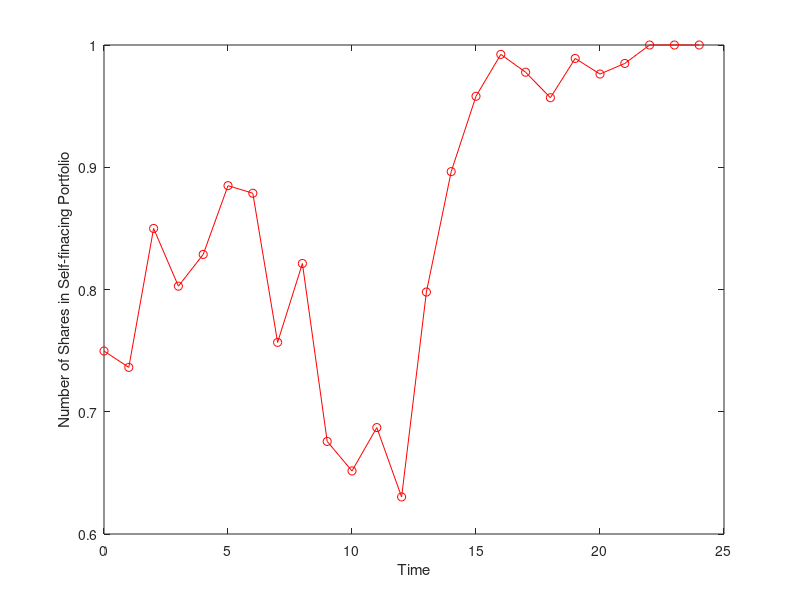
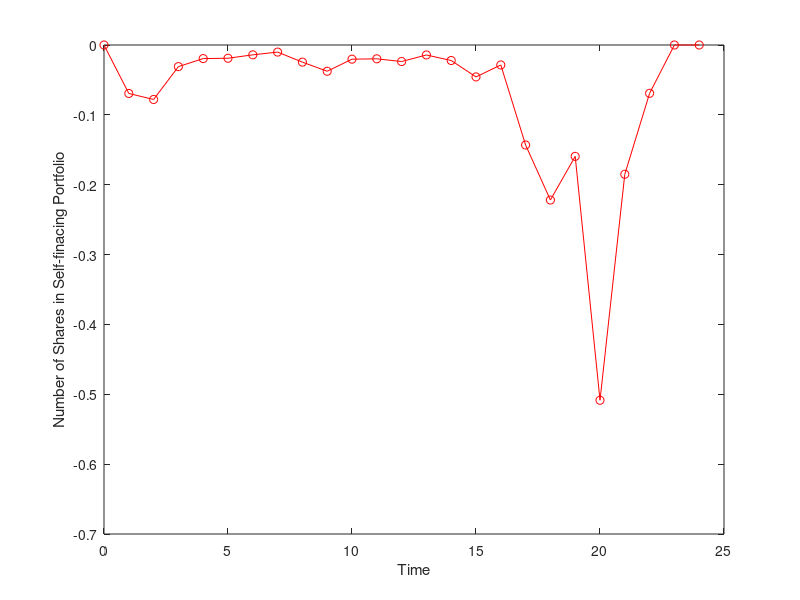
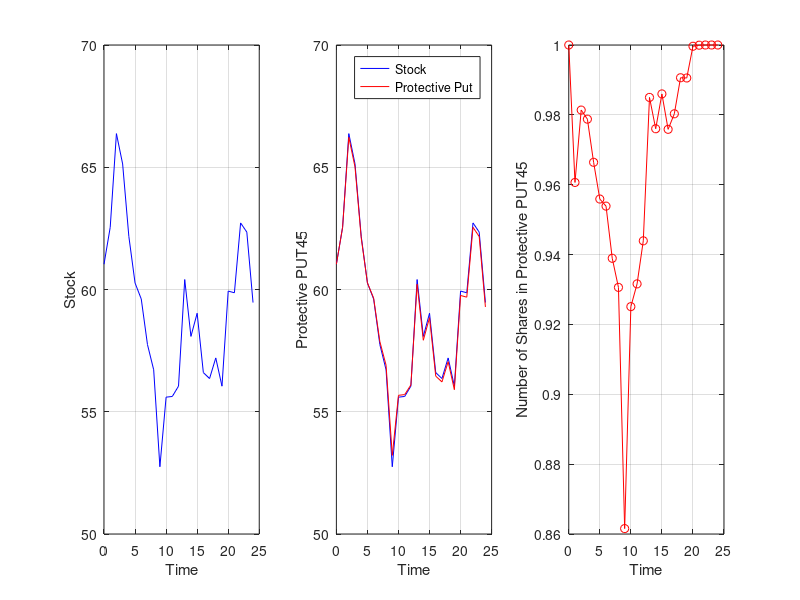
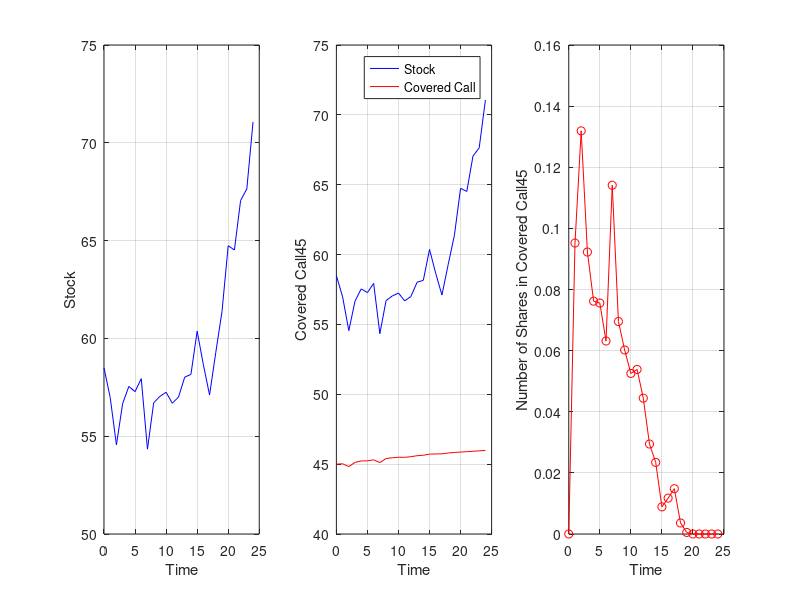

These figures' MATLAB source, in order:
%% Replicating portflio - Call

clear all; close all; clc; clf; %rng(16); 

figure(1)

S=50; K=45; T=0.5; r=0.03; v=0.30;

n=24; % Weekly rebalance
dt=T/n;
tau=T-0*dt; % Time to maturity

% Initialization
d1=zeros(1,n+1);
d2=zeros(1,n+1);
N_Stock=zeros(1,n+1);
N_Bond=zeros(1,n+1);
STOCK=zeros(1,n+1);
BOND=zeros(1,n+1); 
TOTAL=STOCK+BOND;
STOCK_at_END=zeros(1,n+1);
BOND_at_END=zeros(1,n+1); 
TOTAL_at_END=STOCK_at_END+BOND_at_END;

% Week 0 
d1(1)=(log(S/K)+(r+0.5*v^2)*tau)/(v*sqrt(tau));
d2(1)=d1(1)-v*sqrt(tau);
N_Stock(1)=normcdf(d1(1),0,1);
N_Bond(1)=-K*exp(-r*tau)*normcdf(d2(1),0,1);
STOCK(1)=N_Stock(1)*S;
BOND(1)=N_Bond(1)*1; 
TOTAL(1)=STOCK(1)+BOND(1);

for i=1:n
    tau=T-i*dt; % Time to maturity
    S=S*exp((r-0.5*v^2)*dt+v*sqrt(dt)*randn(1,1));
    STOCK_at_END(i)=N_Stock(i)*S;
    BOND_at_END(i)=N_Bond(i)*exp(r*dt); 
    TOTAL_at_END(i)=STOCK_at_END(i)+BOND_at_END(i);
    TOTAL(i+1)=TOTAL_at_END(i);
    d1(i+1)=(log(S/K)+(r+0.5*v^2)*tau)/(v*sqrt(tau));
    d2(i+1)=d1(i+1)-v*sqrt(tau);
    N_Stock(i+1)=normcdf(d1(i+1));
    STOCK(i+1)=N_Stock(i+1)*S;
    N_Bond(i+1)=TOTAL(i+1)-STOCK(i+1);
    BOND(i+1)=N_Bond(i+1); 
end

S=S*exp((r-0.5*v^2)*dt+v*sqrt(dt)*randn(1,1));
STOCK_at_END(n+1)=N_Stock(n+1)*S;
BOND_at_END(n+1)=N_Bond(n+1)*exp(r*dt); 
TOTAL_at_END(n+1)=STOCK_at_END(n+1)+BOND_at_END(n+1);

% Number of stocks in replicating portflio
plot((0:n),N_Stock,'o-r')
xlabel('Time')
ylabel('Number of Shares in Self-finacing Portfolio')

DATA = [(0:n)' TOTAL' STOCK' BOND' TOTAL_at_END' STOCK_at_END' BOND_at_END']'; 
t = 'WEEK    TOTAL    STOCK      BOND    T_at_END S_at_END  B_at_END\n';
fprintf(t)
fprintf('%3d   %7.2f   %6.2f   %7.2f     %7.2f   %6.2f   %7.2f  \n',DATA)

%% Replicating portflio - Put

figure(2)

% Initialization
d1=zeros(1,n+1);
d2=zeros(1,n+1);
N_Stock=zeros(1,n+1);
N_Bond=zeros(1,n+1);
STOCK=zeros(1,n+1);
BOND=zeros(1,n+1); 
TOTAL=STOCK+BOND;
STOCK_at_END=zeros(1,n+1);
BOND_at_END=zeros(1,n+1); 
TOTAL_at_END=STOCK_at_END+BOND_at_END;

% Week 0 
d1(1)=(log(S/K)+(r+0.5*v^2)*tau)/(v*sqrt(tau));
d2(1)=d1(1)-v*sqrt(tau);
N_Stock(1)=-normcdf(-d1(1));  % This line is modified
N_Bond(1)=K*exp(-r*tau)*normcdf(-d2(1));  % This line is modified
STOCK(1)=N_Stock(1)*S;
BOND(1)=N_Bond(1)*1; 
TOTAL(1)=STOCK(1)+BOND(1);

for i=1:n
    tau=T-i*dt; % Time to maturity
    S=S*exp((r-0.5*v^2)*dt+v*sqrt(dt)*randn(1,1));
    STOCK_at_END(i)=N_Stock(i)*S;
    BOND_at_END(i)=N_Bond(i)*exp(r*dt); 
    TOTAL_at_END(i)=STOCK_at_END(i)+BOND_at_END(i);
    TOTAL(i+1)=TOTAL_at_END(i);
    d1(i+1)=(log(S/K)+(r+0.5*v^2)*tau)/(v*sqrt(tau));
    d2(i+1)=d1(i+1)-v*sqrt(tau);
    N_Stock(i+1)=-normcdf(-d1(i+1));  % This line is modified
    STOCK(i+1)=N_Stock(i+1)*S;
    N_Bond(i+1)=TOTAL(i+1)-STOCK(i+1);
    BOND(i+1)=N_Bond(i+1); 
end

S=S*exp((r-0.5*v^2)*dt+v*sqrt(dt)*randn(1,1));
STOCK_at_END(n+1)=N_Stock(n+1)*S;
BOND_at_END(n+1)=N_Bond(n+1)*exp(r*dt); 
TOTAL_at_END(n+1)=STOCK_at_END(n+1)+BOND_at_END(n+1);

% Number of stocks in replicating portflio
plot((0:n),N_Stock,'o-r')
xlabel('Time')
ylabel('Number of Shares in Self-finacing Portfolio')

DATA = [(0:n)' TOTAL' STOCK' BOND' TOTAL_at_END' STOCK_at_END' BOND_at_END']'; 
t = 'WEEK    TOTAL    STOCK      BOND    T_at_END S_at_END  B_at_END\n';
fprintf(t)
fprintf('%3d   %7.2f   %6.2f   %7.2f     %7.2f   %6.2f   %7.2f  \n',DATA)

%% Replicating portflio - Protective Put
% Protective Put protecting long stock position
% Protective Put = Stock 1 + Put 1

figure(3)

% Initialization
d1=zeros(1,n+1);
d2=zeros(1,n+1);
N_Stock=zeros(1,n+1);
N_Bond=zeros(1,n+1);
STOCK_PRICE=zeros(1,n+1);
STOCK=zeros(1,n+1);
BOND=zeros(1,n+1); 
TOTAL=STOCK+BOND;
STOCK_at_END=zeros(1,n+1);
BOND_at_END=zeros(1,n+1); 
TOTAL_at_END=STOCK_at_END+BOND_at_END;

% Week 0 
d1(1)=(log(S/K)+(r+0.5*v^2)*tau)/(v*sqrt(tau));
d2(1)=d1(1)-v*sqrt(tau);
N_Stock(1)=normcdf(d1(1),0,1);   
N_Bond(1)=K*exp(-r*tau)*normcdf(-d2(1)); % This line is modified 
STOCK_PRICE(1)=S;
STOCK(1)=N_Stock(1)*S;
BOND(1)=N_Bond(1)*1; 
TOTAL(1)=STOCK(1)+BOND(1);

for i=1:n
    tau = T-i*dt; % Time to maturity
    S = S*exp((r-0.5*v^2)*dt+v*sqrt(dt)*randn(1,1));
    STOCK_at_END(i) = N_Stock(i)*S;
    BOND_at_END(i) = N_Bond(i)*exp(r*dt); 
    TOTAL_at_END(i) = STOCK_at_END(i)+BOND_at_END(i);
    TOTAL(i+1) = TOTAL_at_END(i);
    d1(i+1) = (log(S/K)+(r+0.5*v^2)*tau)/(v*sqrt(tau));
    d2(i+1) = d1(i+1) - v*sqrt(tau);
    N_Stock(i+1) = normcdf(d1(i+1)); 
    STOCK_PRICE(i+1) = S;
    STOCK(i+1) = N_Stock(i+1)*S;
    N_Bond(i+1) = TOTAL(i+1)-STOCK(i+1);
    BOND(i+1) = N_Bond(i+1); 
end

S = S*exp((r-0.5*v^2)*dt+v*sqrt(dt)*randn(1,1));
STOCK_at_END(n+1) = N_Stock(n+1)*S;
BOND_at_END(n+1) = N_Bond(n+1)*exp(r*dt); 
TOTAL_at_END(n+1) = STOCK_at_END(n+1)+BOND_at_END(n+1);

subplot(131)
% Stock price
plot((0:n),STOCK_PRICE,'-b'); grid on; xlabel('Time'); ylabel('Stock')

subplot(132)
% Stock price and replicating portflio price
plot((0:n),STOCK_PRICE,'-b',(0:n),TOTAL,'-r'); hold on; grid on
legend('Stock','Protective Put'); xlabel('Time'); ylabel('Protective PUT45')

subplot(133)
% Number of stocks in replicating portflio
plot((0:n),N_Stock,'o-r'); grid on
xlabel('Time'); ylabel('Number of Shares in Protective PUT45')

DATA = [(0:n)' TOTAL' STOCK' BOND' TOTAL_at_END' STOCK_at_END' BOND_at_END']'; 
t = 'WEEK    TOTAL    STOCK      BOND    T_at_END S_at_END  B_at_END\n';
fprintf(t)
fprintf('%3d   %7.2f   %6.2f   %7.2f     %7.2f   %6.2f   %7.2f  \n',DATA)

%% Replicating portflio - Covered Call
% Covered Call protecting short call position
% Covered Call = Stock 1 + Call -1

figure(4)

% Initialization
d1=zeros(1,n+1);
d2=zeros(1,n+1);
N_Stock=zeros(1,n+1);
N_Bond=zeros(1,n+1);
STOCK_PRICE=zeros(1,n+1);
STOCK=zeros(1,n+1);
BOND=zeros(1,n+1); 
TOTAL=STOCK+BOND;
STOCK_at_END=zeros(1,n+1);
BOND_at_END=zeros(1,n+1); 
TOTAL_at_END=STOCK_at_END+BOND_at_END;

% Week 0 
d1(1) = (log(S/K)+(r+0.5*v^2)*tau)/(v*sqrt(tau));
d2(1) = d1(1) - v*sqrt(tau);
N_Stock(1) = normcdf(-d1(1));   
N_Bond(1) = K*exp(-r*tau)*normcdf(d2(1),0,1); 
STOCK_PRICE(1) = S;
STOCK(1) = N_Stock(1)*S;
BOND(1) = N_Bond(1)*1; 
TOTAL(1) = STOCK(1)+BOND(1);

for i=1:n
    tau = T-i*dt; % Time to maturity
    S = S*exp((r-0.5*v^2)*dt+v*sqrt(dt)*randn(1,1));
    STOCK_at_END(i) = N_Stock(i)*S;
    BOND_at_END(i) = N_Bond(i)*exp(r*dt); 
    TOTAL_at_END(i) = STOCK_at_END(i)+BOND_at_END(i);
    TOTAL(i+1) = TOTAL_at_END(i);
    d1(i+1) = (log(S/K)+(r+0.5*v^2)*tau)/(v*sqrt(tau));
    d2(i+1) = d1(i+1) - v*sqrt(tau);
    N_Stock(i+1) = normcdf(-d1(i+1)); 
    STOCK_PRICE(i+1) = S;
    STOCK(i+1) = N_Stock(i+1)*S;
    N_Bond(i+1) = TOTAL(i+1)-STOCK(i+1);
    BOND(i+1) = N_Bond(i+1); 
end

S = S*exp((r-0.5*v^2)*dt+v*sqrt(dt)*randn(1,1));
STOCK_at_END(n+1) = N_Stock(n+1)*S;
BOND_at_END(n+1) = N_Bond(n+1)*exp(r*dt); 
TOTAL_at_END(n+1) = STOCK_at_END(n+1)+BOND_at_END(n+1);

subplot(131)
% Stock price
plot((0:n),STOCK_PRICE,'-b'); grid on; xlabel('Time'); ylabel('Stock')

subplot(132)
% Stock price and replicating portflio price
plot((0:n),STOCK_PRICE,'-b',(0:n),TOTAL,'-r'); grid on
legend('Stock','Covered Call'); xlabel('Time'); ylabel('Covered Call45')

subplot(133)
% Number of stocks in replicating portflio
plot((0:n),N_Stock,'o-r'); grid on
xlabel('Time'); ylabel('Number of Shares in Covered Call45')

DATA = [(0:n)' TOTAL' STOCK' BOND' TOTAL_at_END' STOCK_at_END' BOND_at_END']'; 
t = 'WEEK    TOTAL    STOCK      BOND    T_at_END S_at_END  B_at_END\n';
fprintf(t)
fprintf('%3d   %7.2f   %6.2f   %7.2f     %7.2f   %6.2f   %7.2f  \n',DATA)